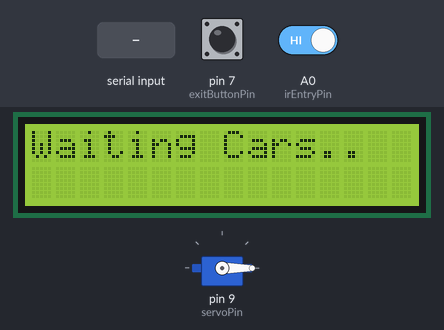
Bench run of a sketch on a simulated Arduino Uno, built with avr-gcc and run on an emulated ATmega328P. On the bench: servo, 16×2 character LCD. The test bench sets the inputs (shaded band); at power-on: A0 (irEntryPin) HIGH, pin 7 (exitButtonPin) HIGH. What the sketch prints to the serial monitor is not drawn.

Above: at 3.2 s.
3.3 s: "open_entry_gate\n" received over Serial
At 4.7 s:
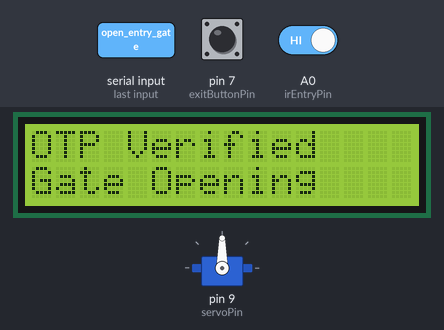
6.3 s: A0 (irEntryPin) driven LOW
At 8.3 s:
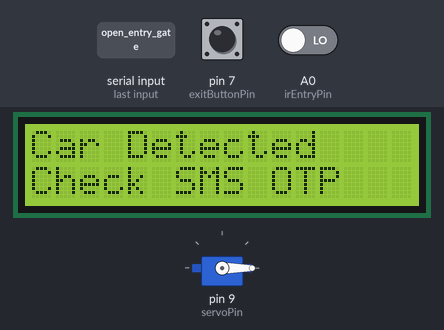
9.3 s: pin 7 (exitButtonPin) pulled LOW for 3.2 s
At 11.0 s:
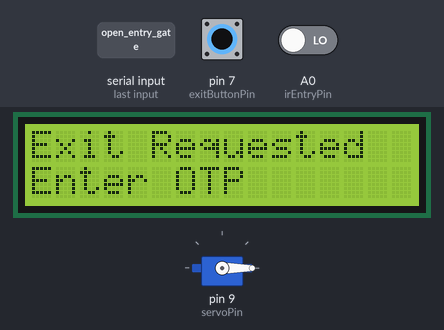
14.0 s: "open_exit_gate\n" received over Serial
At 16.6 s:
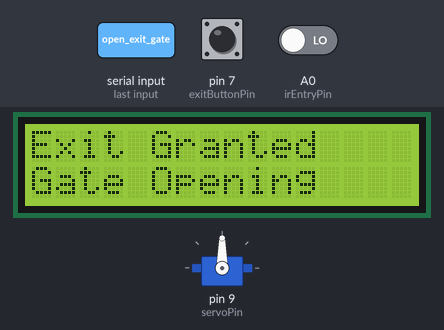
17.0 s: "deny\n" received over Serial
At 22.8 s:
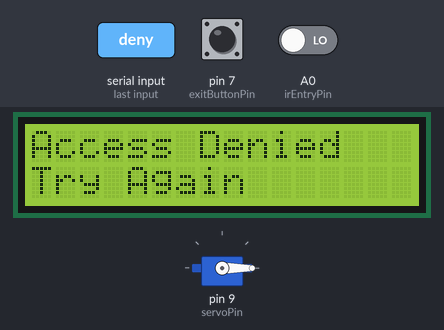
23.0 s: A0 (irEntryPin) driven HIGH
Timing chart, 0 to 26.0 s (numbered marks = the images above; inputs shaded):
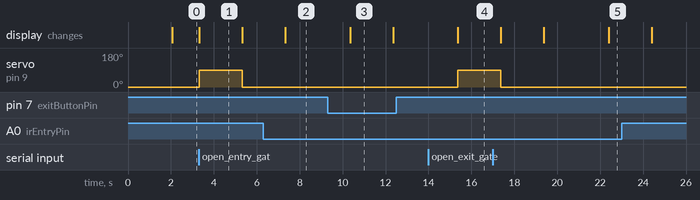

Measured:
- after the input at 3.3 s, servo on pin 9 (servoPin): 0° → 90° at once, → 0° 2.0 s later; the display: changes at once (image 1)
- after the input at 6.3 s, the display: first differs from a run without the input after 1.0 s (image 2)
- after the input at 9.3 s, the display: changes after 1.0 s (image 3)
- after the input at 14.0 s, servo on pin 9 (servoPin): 0° → 90° after 1.4 s; the display: changes after 1.4 s (image 4)
- after the input at 17.0 s, the display: first differs from a run without the input after 5.4 s (image 5)
- what the display in image 1 shows lasts 2.0 s, from 3.3 s to 5.3 s

The sketch:

Mini_project.ino
```cpp
#include <Servo.h>
#include <LiquidCrystal.h>

// LCD pin configuration: (RS, E, D4, D5, D6, D7)
LiquidCrystal lcd(12, 13, 5, 4, 3, 2);

Servo gateServo;
#define servoPin 9
#define irEntryPin A0       // IR sensor for entry
#define exitButtonPin 7     // Push button for exit

void setup() {
  Serial.begin(9600);
  gateServo.attach(servoPin);
  gateServo.write(0); // Gate closed initially

  pinMode(irEntryPin, INPUT);
  pinMode(exitButtonPin, INPUT_PULLUP);

  lcd.begin(16, 2);
  lcd.setCursor(0,0);
  lcd.print(" Smart Parking ");
  lcd.setCursor(0,1);
  lcd.print("   System   ");
  delay(2000);
  showIdle();
}

void loop() {
  // ===== ENTRY FLOW =====
  if (digitalRead(irEntryPin) == LOW) {
    Serial.println("car_entry_request");
    lcd.clear();
    lcd.setCursor(0,0);
    lcd.print("Car Detected");
    lcd.setCursor(0,1);
    lcd.print("Check SMS OTP");
    delay(3000);
    showIdle();
  }

  // ===== EXIT FLOW =====
  if (digitalRead(exitButtonPin) == LOW) {
    Serial.println("car_exit_request");
    lcd.clear();
    lcd.setCursor(0,0);
    lcd.print("Exit Requested");
    lcd.setCursor(0,1);
    lcd.print("Enter OTP");
    delay(2000);
    showIdle();
  }

  // ===== Listen for Python commands =====
  if (Serial.available()) {
    String cmd = Serial.readStringUntil('\n');
    cmd.trim();

    if (cmd == "open_entry_gate") {
      lcd.clear();
      lcd.setCursor(0,0);
      lcd.print("OTP Verified");
      lcd.setCursor(0,1);
      lcd.print("Gate Opening");
      gateServo.write(90);
      delay(2000);
      gateServo.write(0);
      lcd.clear();
      lcd.setCursor(0,0);
      lcd.print("Gate Closed");
      delay(2000);
      showIdle();
    }
    else if (cmd == "open_exit_gate") {
      lcd.clear();
      lcd.setCursor(0,0);
      lcd.print("Exit Granted");
      lcd.setCursor(0,1);
      lcd.print("Gate Opening");
      gateServo.write(90);
      delay(2000);
      gateServo.write(0);
      lcd.clear();
      lcd.setCursor(0,0);
      lcd.print("Gate Closed");
      delay(2000);
      showIdle();
    }
    else if (cmd == "deny") {
      lcd.clear();
      lcd.setCursor(0,0);
      lcd.print("Access Denied");
      lcd.setCursor(0,1);
      lcd.print("Try Again");
      delay(2000);
      showIdle();
    }
  }
}

// ===== Idle Screen Function =====
void showIdle() {
  lcd.clear();
  lcd.setCursor(0,0);
  lcd.print("Waiting Cars..");
}
```
